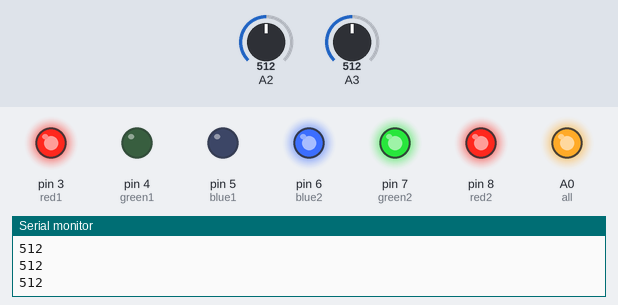
Recording of a sketch running on a simulated Arduino Uno, built with avr-gcc and run on an emulated ATmega328P. On the bench: output pins drawn as LEDs (lit = HIGH), the last lines printed to the serial monitor. Inputs (shaded band) come from the test bench; at power-on: A2 = 512, A3 = 512.

Above: at 1.2 s.
1.3 s: A2 set to 634
2.8 s: A2 set to 667
At 3.7 s:
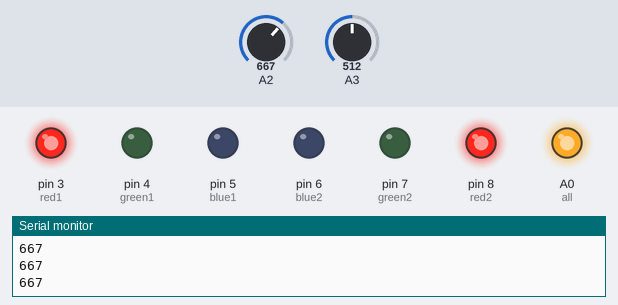
4.3 s: A3 set to 319
5.8 s: A3 set to 282
At 7.0 s:
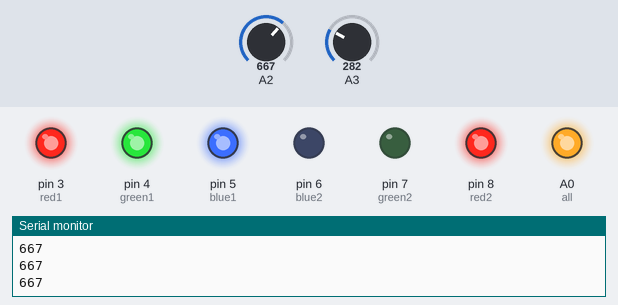
7.3 s: A2 set to 640
At 8.2 s:
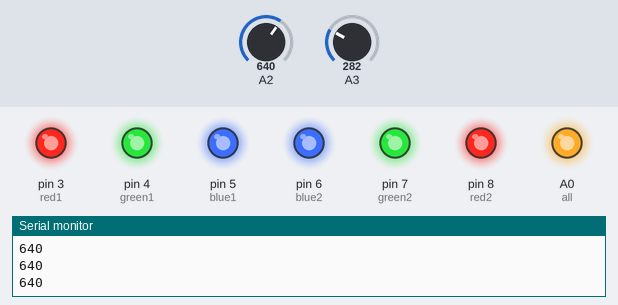
8.8 s: A2 set to 660
At 9.5 s:
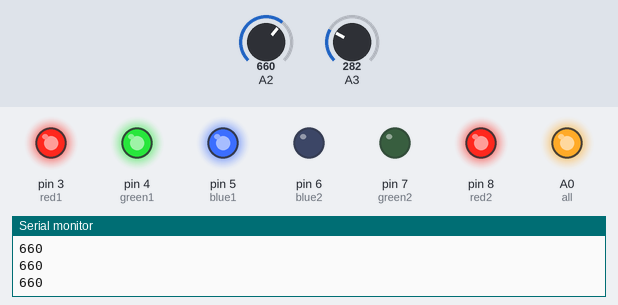
Timing chart, 0 to 11.3 s (numbered marks = the images above; inputs shaded):
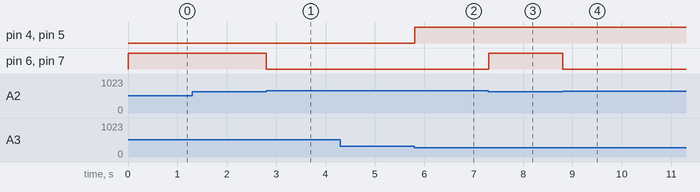

The sketch:

demo.ino
```cpp
const int all = A0;

const int red1 = 3;
const int green1 = 4;
const int blue1 = 5;

const int blue2 = 6;
const int green2 = 7;
const int red2 = 8;

const int yellowSensor = A3;
const int purpleSensor = A2;

void setup() {
    Serial.begin(9600);
    analogWrite(all, 255);
    analogWrite(red1, 255);
    analogWrite(green1, 255);
    analogWrite(blue1, 255);
    analogWrite(red2,255);
    analogWrite(green2, 255);
    analogWrite(blue2, 255);
}

void loop() {
  // put your main code here, to run repeatedly:
  int sensorValY = analogRead(A3);
  int sensorValP = analogRead(A2);

  if(sensorValY > 300){
    //3 4 5
    analogWrite(red1, 255);
    analogWrite(green1, 0);
    analogWrite(blue1, 0);
  }else{
    analogWrite(red1, 255);
    analogWrite(green1, 255);
    analogWrite(blue1, 255);
  }

  if(sensorValP > 650){
    //8 7 6
    analogWrite(red2, 255);
    analogWrite(green2, 0);
    analogWrite(blue2, 0);
  }else{
    analogWrite(red2, 255);
    analogWrite(green2, 255);
    analogWrite(blue2, 255);
  }


  Serial.println(sensorValP);

}
```

Measured:
- the behaviour switches between 650 and 651 on A2 (found by bisection; images 0 and 1)
- the behaviour switches between 301 and 300 on A3 (found by bisection; images 1 and 2)
- after the input at 2.8 s, pin 6 (blue2), pin 7 (green2): HIGH → LOW at once
- after the input at 5.8 s, pin 4 (green1), pin 5 (blue1): LOW → HIGH at once
- after the input at 7.3 s, pin 6 (blue2), pin 7 (green2): LOW → HIGH at once
- after the input at 8.8 s, pin 6 (blue2), pin 7 (green2): HIGH → LOW at once
